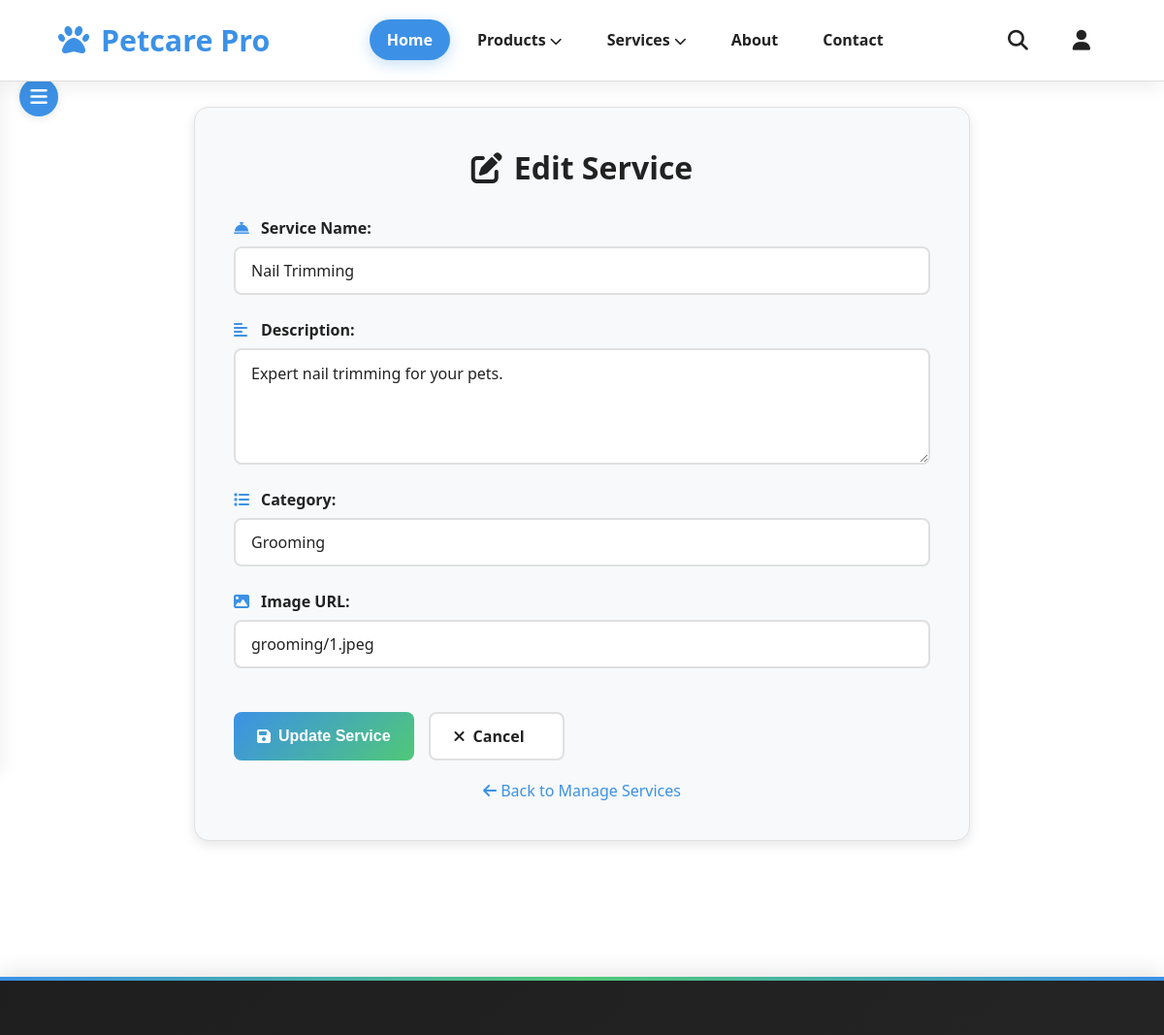
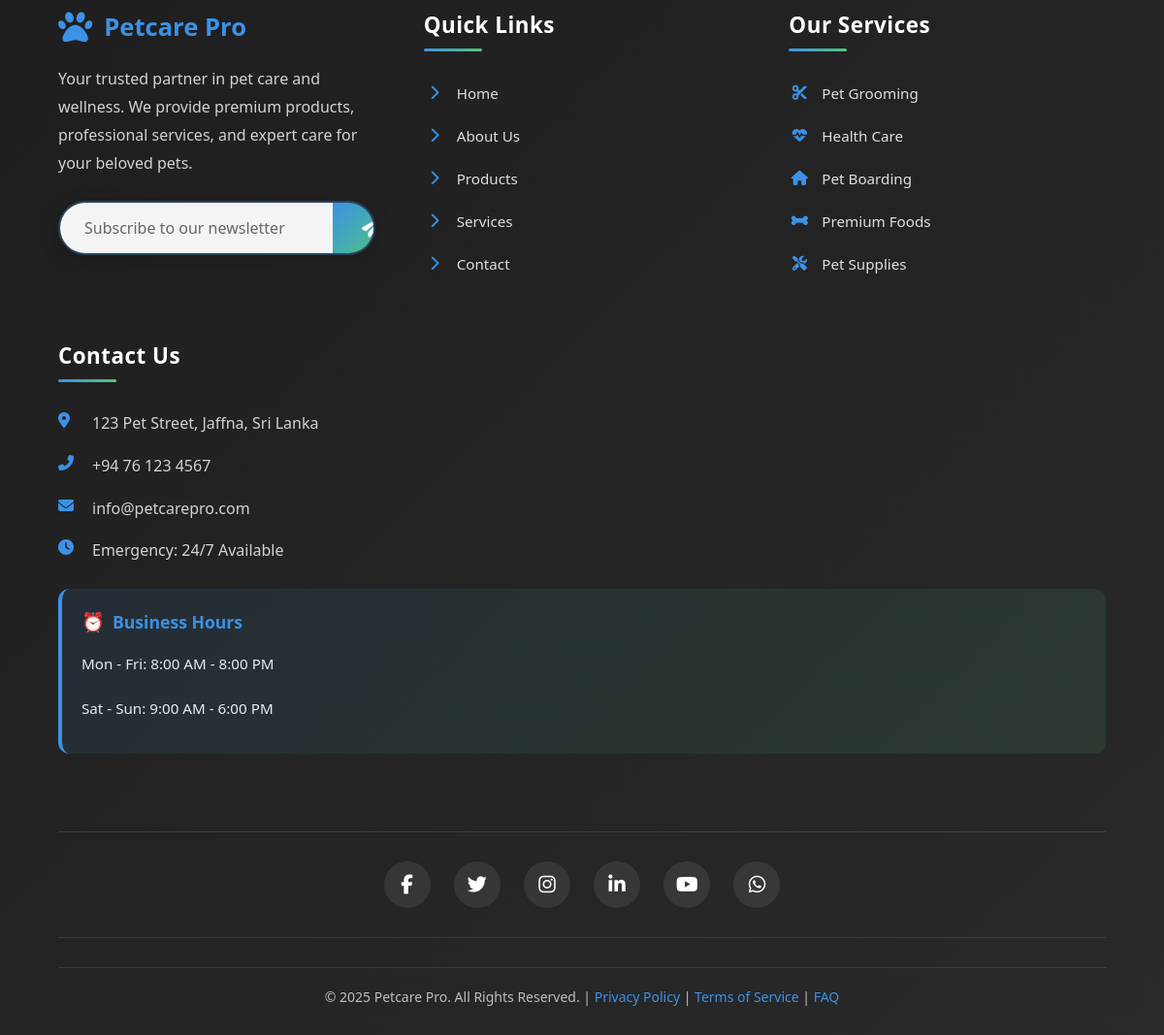
The page /admin/edit_services.php?id=1 (signed in) on the database its author committed (2 pictures, top to bottom).
### tables this page shows
CREATE TABLE services (
  id INT AUTO_INCREMENT PRIMARY KEY,
  name VARCHAR(255) NOT NULL,
  description TEXT NOT NULL,
  category VARCHAR(100) NOT NULL,
  image_url VARCHAR(255) NOT NULL,
  created_at TIMESTAMP DEFAULT CURRENT_TIMESTAMP
);

### admin/edit_services.php (the view, shortened to what this page needs)
<?php
include '../config/db_connect.php';
if (isset($_GET['id'])) {
    $service_id = intval($_GET['id']);
    $stmt = $conn->prepare("SELECT * FROM services WHERE id = ?");
    $stmt->bind_param("i", $service_id);
    $stmt->execute();
    $service = $stmt->get_result()->fetch_assoc();
} else {
    header("Location: manage_services.php");
    exit;
}
?>
<!DOCTYPE html>
<html lang="en">
<head>
    <link rel="stylesheet" href="https://cdnjs.cloudflare.com/ajax/libs/font-awesome/6.5.1/css/all.min.css" />
    <link rel="stylesheet" href="../styles/header.css">
    <link rel="stylesheet" href="../styles/footer.css">
    <link rel="stylesheet" href="../styles/admin/common.css">
    <link rel="stylesheet" href="../styles/admin/forms.css">
</head>
<body>
    <?php include '../includes/header.php'; ?>
    <div class="admin-container">
        <div class="container">
            <h1><i class="fas fa-edit"></i> Edit Service</h1>
            <form action="edit_services.php?id=<?= $service['id'] ?>" method="POST" class="admin-form">
                <div class="form-group">
                    <label for="name"><i class="fas fa-concierge-bell"></i> Service Name:</label>
                    <input type="text" id="name" name="name" value="<?= htmlspecialchars($service['name']) ?>" required>
                </div>
                <div class="form-group">
                    <label for="description"><i class="fas fa-align-left"></i> Description:</label>
                    <textarea id="description" name="description" required><?= htmlspecialchars($service['description']) ?></textarea>
                </div>
                <div class="form-group">
                    <label for="category"><i class="fas fa-list"></i> Category:</label>
                    <input type="text" id="category" name="category" value="<?= htmlspecialchars($service['category']) ?>" required>
                </div>
                <div class="form-group">
                    <label for="image_url"><i class="fas fa-image"></i> Image URL:</label>
                    <input type="text" id="image_url" name="image_url" value="<?= htmlspecialchars($service['image_url']) ?>" required>
                </div>
                <div class="form-actions">
                    <button type="submit" class="btn btn-primary">
                        <i class="fas fa-save"></i> Update Service
                    </button>
                    <a href="manage_services.php" class="btn btn-secondary">
                        <i class="fas fa-times"></i> Cancel
                    </a>
                </div>
            </form>
            <div class="form-nav">
                <a href="manage_services.php"><i class="fas fa-arrow-left"></i> Back to Manage Services</a>
            </div>
        </div>
    </div>
    <?php include '../includes/footer.php'; ?>
</body>
</html>

### styles/header.css (style rules this page uses)
:root { --background: #ffffff; --surface: #f7f9fa; --primary-text: #222222; --secondary-text: #555555; --accent: #3c91e6; --accent-hover: #2a6ebb; --success: #50c878; --warning: #ffa726; --error: #e53e3e; --white: #ffffff; --border-color: #e0e0e0; --shadow: rgba(0, 0, 0, 0.1); --light-shadow: rgba(0, 0, 0, 0.05); }
* { box-sizing: border-box; margin: 0; padding: 0; }
body { font-family: "Segoe UI", Tahoma, Geneva, Verdana, sans-serif; background-color: var(--background); color: var(--primary-text); min-height: 100vh; padding-top: 70px; }

### styles/footer.css (style rules this page uses)
:root { --background: #ffffff; --surface: #f7f9fa; --primary-text: #222222; --secondary-text: #555555; --accent: #3c91e6; --accent-hover: #2a6ebb; --success: #50c878; --warning: #ffa726; --error: #e53e3e; --white: #ffffff; --footer-bg: #1e1e1e; --footer-text: #e0e0e0; --border-color: #e0e0e0; }
* { box-sizing: border-box; margin: 0; padding: 0; }
body { font-family: "Segoe UI", Tahoma, Geneva, Verdana, sans-serif; }

### styles/admin/common.css (style rules this page uses)
:root { --background: #ffffff; --surface: #f7f9fa; --primary-text: #222222; --secondary-text: #555555; --accent: #3c91e6; --accent-hover: #2a6ebb; --success: #50c878; --warning: #ffa726; --error: #e53e3e; --white: #ffffff; --border-color: #e0e0e0; --card-shadow: 0 4px 12px rgba(0, 0, 0, 0.1); }
.admin-container { max-width: 1200px; margin: 0 auto; padding: 40px 20px; background-color: var(--background); color: var(--primary-text); min-height: 80vh; }
.btn { display: inline-flex; align-items: center; gap: 8px; padding: 12px 24px; border: none; border-radius: 8px; font-size: 1rem; font-weight: 600; text-decoration: none; cursor: pointer; transition: all 0.3s ease; text-align: center; }
.btn-primary { background: linear-gradient(135deg, var(--accent), var(--success)); color: white; }
.btn-secondary { background-color: var(--background); color: var(--primary-text); border: 2px solid var(--border-color); }

### styles/admin/forms.css (style rules this page uses)
.form-container, .container { background-color: var(--surface); padding: 40px; border-radius: 15px; box-shadow: var(--card-shadow); border: 1px solid var(--border-color); max-width: 800px; margin: 0 auto; }
.container h1 { font-size: 2rem; margin-bottom: 30px; color: var(--primary-text); text-align: center; display: flex; align-items: center; justify-content: center; gap: 12px; }
.admin-form, form { display: flex; flex-direction: column; gap: 25px; }
.form-group { display: flex; flex-direction: column; gap: 8px; }
.form-group label { font-weight: 600; color: var(--primary-text); display: flex; align-items: center; gap: 8px; font-size: 1rem; }
.form-group label i { color: var(--accent); width: 20px; }
.form-group input, .form-group textarea, .form-group select { padding: 12px 16px; border: 2px solid var(--border-color); border-radius: 8px; font-size: 1rem; font-family: inherit; background-color: var(--background); color: var(--primary-text); transition: all 0.3s ease; }
.form-group textarea { resize: vertical; min-height: 120px; line-height: 1.6; }
.form-actions { display: flex; gap: 15px; justify-content: flex-start; margin-top: 20px; flex-wrap: wrap; }
.form-actions .btn { min-width: 140px; }
.form-nav { margin-top: 20px; text-align: center; }
.form-nav a { color: var(--accent); text-decoration: none; font-weight: 500; transition: color 0.3s ease; }

### rows shown on the page
services: name "Nail Trimming", description "Expert nail trimming for your pets.", category "Grooming", image_url "grooming/1.jpeg"
